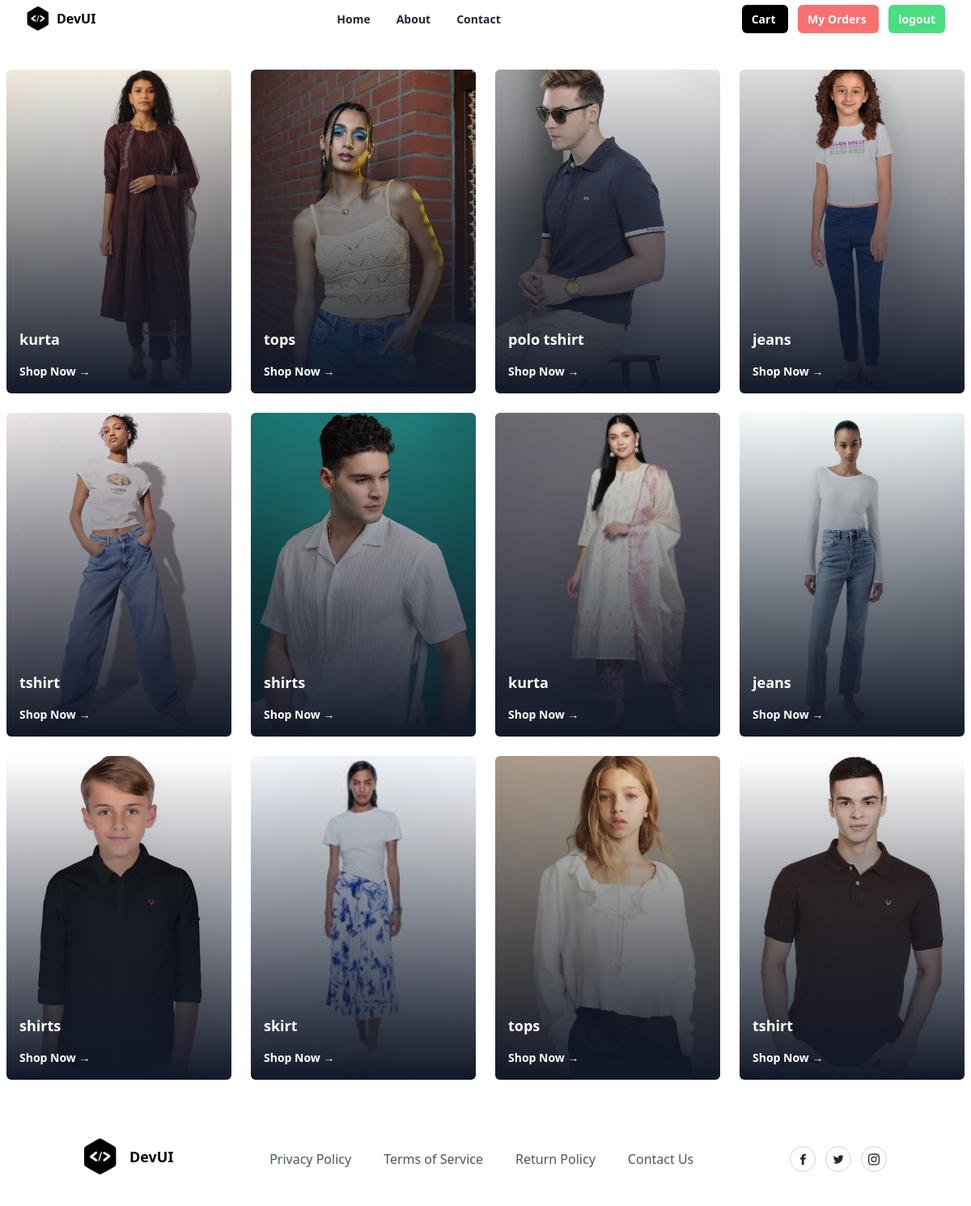
The app's page /index/ with its own data.
### store/models.py (models this page shows, shortened)
class Product(models.Model):
    title = models.CharField(max_length=200)
    description = models.TextField(null=True, blank=True)
    size_object = models.ManyToManyField(Size)
    category_object = models.ForeignKey(Category, on_delete=models.CASCADE)
    brand_object = models.ForeignKey(Brand, on_delete=models.CASCADE)
    image = models.ImageField(upload_to='product_images', null=True, blank=True, default='product_images/default.jpg')
    price = models.PositiveIntegerField()
    tag_object=models.ManyToManyField(Tag)
    created_date = models.DateTimeField(auto_now_add=True)
    updated_date = models.DateTimeField(auto_now=True)
    is_active = models.BooleanField(default=True)

### store/views.py (the view)
# urls.py: path('index/',views.IndexView.as_view(),name="index"),
class IndexView(View):
    def get(self,request,*args,**kwargs):
        qs=Product.objects.all()
        return render(request,"index.html",{"data":qs})

### store/templates/index.html (shortened to what this page needs)
{%extends 'base.html'%}
{%block main_block%}
<div class="conatiner">
    <div class="mx-auto grid w-full max-w-7xl items-center space-y-4 px-2 py-10 md:grid-cols-2 md:gap-6 md:space-y-0 lg:grid-cols-4">
        {%for p in data%}
        <div class="relative aspect-[16/9]  w-auto rounded-md md:aspect-auto md:h-[400px]">
            <img
              src="{{p.image.url}}"
              alt="AirMax Pro"
              class="z-0 h-full w-full rounded-md object-cover"
            />
            <div class="absolute inset-0 rounded-md bg-gradient-to-t from-gray-900 to-transparent"></div>
            <div class="absolute bottom-4 left-4 text-left">
              <h1 class="text-lg font-semibold text-white">{{p.title}}</h1>
              <a href="{%url 'product-detail' p.id%}" class="mt-2 inline-flex cursor-pointer items-center text-sm font-semibold text-white">
                Shop Now →
              </a>
            </div>
          </div>
        {%endfor%}
      </div>
</div>
{%endblock%}

### store/templates/base.html (shortened to what this page needs)
<!DOCTYPE html>
<html lang="en">
<head>
    <script src="https://cdn.tailwindcss.com"></script>
</head>
<body>
    <div class="relative w-full bg-white">
        <div class="mx-auto flex max-w-7xl items-center justify-between px-4 py-2 sm:px-6 lg:px-8">
          <div class="inline-flex items-center space-x-2">
            <span>
            </span>
            <span class="font-bold">DevUI</span>
          </div>
          <div class="hidden lg:block">
            <ul class="inline-flex space-x-8">
              <li>
                <a
                  href="#"
                  class="text-sm font-semibold text-gray-800 hover:text-gray-900"
                >
                  Home
                </a>
              </li>
              <li>
                <a
                  href="#"
                  class="text-sm font-semibold text-gray-800 hover:text-gray-900"
                >
                  About
                </a>
              </li>
              <li>
                <a
                  href="#"
                  class="text-sm font-semibold text-gray-800 hover:text-gray-900"
                >
                  Contact
                </a>
              </li>
            </ul>
          </div>
          <div class="hidden lg:block">
            <a
              href="{%url 'cart-summary'%}"
              class="rounded-md bg-black px-3 py-2 text-sm font-semibold text-white shadow-sm hover:bg-black/80 focus-visible:outline focus-visible:outline-2 focus-visible:outline-offset-2 focus-visible:outline-black"
            >
              Cart
            </a>
              <a
                href="{%url 'order-summary'%}"
                class="ms-3 rounded-md bg-red-400 px-3 py-2 text-sm font-semibold text-white shadow-sm hover:bg-black/80 focus-visible:outline focus-visible:outline-2 focus-visible:outline-offset-2 focus-visible:outline-black"
              >
                My Orders
              </a>
            <a
            href="{%url 'signout'%}"
            class="rounded-md ms-3 bg-green-400 px-3 py-2 text-sm font-semibold text-white shadow-sm hover:bg-black/80 focus-visible:outline focus-visible:outline-2 focus-visible:outline-offset-2 focus-visible:outline-black"
          >
            logout
          </a>
          </div>
        </div>
      </div>
    {%block main_block%}
    {%endblock%}
    <section class="relative overflow-hidden bg-white py-8">
        <div class="container relative z-10 mx-auto px-4">
          <div class="-m-8 flex flex-wrap items-center justify-between">
            <div class="w-auto p-8">
              <a href="#">
                <div class="inline-flex items-center">
                  <span class="ml-4 text-lg font-bold">DevUI</span>
                </div>
              </a>
            </div>
            <div class="w-auto p-8">
              <ul class="-m-5 flex flex-wrap items-center">
                <li class="p-5">
                  <a class="font-medium text-gray-600 hover:text-gray-700" href="#">
                    Privacy Policy
                  </a>
                </li>
                <li class="p-5">
                  <a class="font-medium text-gray-600 hover:text-gray-700" href="#">
                    Terms of Service
                  </a>
                </li>
                <li class="p-5">
                  <a class="font-medium text-gray-600 hover:text-gray-700" href="#">
                    Return Policy
                  </a>
                </li>
                <li class="p-5">
                  <a class="font-medium text-gray-600 hover:text-gray-700" href="#">
                    Contact Us
                  </a>
                </li>
              </ul>
            </div>
            <div class="w-auto p-8">
              <div class="-m-1.5 flex flex-wrap">
                <div class="w-auto p-1.5">
                  <a href="#">
                    <div class="flex h-8 w-8 items-center justify-center rounded-full border border-gray-300 hover:border-gray-400">
                    </div>
                  </a>
                </div>
                <div class="w-auto p-1.5">
                  <a href="#">
                    <div class="flex h-8 w-8 items-center justify-center rounded-full border border-gray-300 hover:border-gray-400">
                    </div>
                  </a>
                </div>
                <div class="w-auto p-1.5">
                  <a href="#">
                    <div class="flex h-8 w-8 items-center justify-center rounded-full border border-gray-300 hover:border-gray-400">
                    </div>
                  </a>
                </div>
              </div>
            </div>
          </div>
        </div>
      </section>
</body>
</html>

### records on screen
Product: image (picture), title "kurta"
Product: image (picture), title "tops"
Product: image (picture), title "polo tshirt"
Product: image (picture), title "jeans"
Product: image (picture), title "tshirt"
Product: image (picture), title "shirts"
Product: image (picture), title "kurta"
Product: image (picture), title "jeans"
Product: image (picture), title "shirts"
Product: image (picture), title "skirt"
Product: image (picture), title "tops"
Product: image (picture), title "tshirt"
